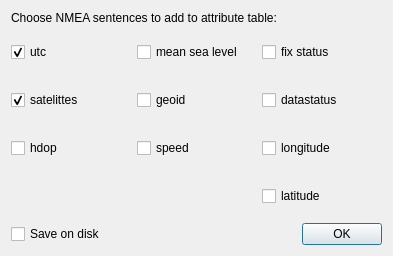
<?xml version="1.0" encoding="UTF-8"?>
<ui version="4.0">
 <class>Dialog</class>
 <widget class="QDialog" name="Dialog">
  <property name="geometry">
   <rect>
    <x>0</x>
    <y>0</y>
    <width>393</width>
    <height>256</height>
   </rect>
  </property>
  <property name="windowTitle">
   <string>Dialog</string>
  </property>
  <layout class="QVBoxLayout" name="verticalLayout">
   <item>
    <widget class="QLabel" name="label">
     <property name="text">
      <string>Choose NMEA sentences to add to attribute table:</string>
     </property>
    </widget>
   </item>
   <item>
    <layout class="QGridLayout" name="gridLayout_2">
     <property name="sizeConstraint">
      <enum>QLayout::SetDefaultConstraint</enum>
     </property>
     <item row="2" column="0">
      <widget class="QCheckBox" name="hdopCheck">
       <property name="text">
        <string>hdop</string>
       </property>
      </widget>
     </item>
     <item row="1" column="0">
      <widget class="QCheckBox" name="svCheck">
       <property name="text">
        <string>satelittes</string>
       </property>
       <property name="checked">
        <bool>true</bool>
       </property>
      </widget>
     </item>
     <item row="0" column="0">
      <widget class="QCheckBox" name="utcCheck">
       <property name="text">
        <string>utc</string>
       </property>
       <property name="checked">
        <bool>true</bool>
       </property>
       <property name="tristate">
        <bool>false</bool>
       </property>
      </widget>
     </item>
     <item row="0" column="2">
      <widget class="QCheckBox" name="fixstatusCheck">
       <property name="sizePolicy">
        <sizepolicy hsizetype="Minimum" vsizetype="Fixed">
         <horstretch>0</horstretch>
         <verstretch>0</verstretch>
        </sizepolicy>
       </property>
       <property name="text">
        <string>fix status</string>
       </property>
      </widget>
     </item>
     <item row="1" column="2">
      <widget class="QCheckBox" name="datastatusCheck">
       <property name="text">
        <string>datastatus</string>
       </property>
      </widget>
     </item>
     <item row="2" column="2">
      <widget class="QCheckBox" name="lonCheck">
       <property name="text">
        <string>longitude</string>
       </property>
      </widget>
     </item>
     <item row="3" column="2">
      <widget class="QCheckBox" name="latCheck">
       <property name="sizePolicy">
        <sizepolicy hsizetype="Minimum" vsizetype="Expanding">
         <horstretch>0</horstretch>
         <verstretch>0</verstretch>
        </sizepolicy>
       </property>
       <property name="text">
        <string>latitude</string>
       </property>
      </widget>
     </item>
     <item row="0" column="1">
      <widget class="QCheckBox" name="mslCheck">
       <property name="sizePolicy">
        <sizepolicy hsizetype="Minimum" vsizetype="Expanding">
         <horstretch>0</horstretch>
         <verstretch>0</verstretch>
        </sizepolicy>
       </property>
       <property name="text">
        <string>mean sea level</string>
       </property>
      </widget>
     </item>
     <item row="1" column="1">
      <widget class="QCheckBox" name="geoidCheck">
       <property name="sizePolicy">
        <sizepolicy hsizetype="Minimum" vsizetype="Expanding">
         <horstretch>0</horstretch>
         <verstretch>0</verstretch>
        </sizepolicy>
       </property>
       <property name="text">
        <string>geoid</string>
       </property>
      </widget>
     </item>
     <item row="2" column="1">
      <widget class="QCheckBox" name="speedCheck">
       <property name="sizePolicy">
        <sizepolicy hsizetype="Minimum" vsizetype="Expanding">
         <horstretch>0</horstretch>
         <verstretch>0</verstretch>
        </sizepolicy>
       </property>
       <property name="text">
        <string>speed</string>
       </property>
      </widget>
     </item>
    </layout>
   </item>
   <item>
    <layout class="QHBoxLayout" name="horizontalLayout_2">
     <property name="sizeConstraint">
      <enum>QLayout::SetFixedSize</enum>
     </property>
     <item>
      <widget class="QCheckBox" name="saveCheck">
       <property name="sizePolicy">
        <sizepolicy hsizetype="Fixed" vsizetype="Fixed">
         <horstretch>0</horstretch>
         <verstretch>0</verstretch>
        </sizepolicy>
       </property>
       <property name="text">
        <string>Save on disk</string>
       </property>
      </widget>
     </item>
     <item>
      <widget class="QDialogButtonBox" name="buttonBox">
       <property name="sizePolicy">
        <sizepolicy hsizetype="Expanding" vsizetype="Fixed">
         <horstretch>0</horstretch>
         <verstretch>0</verstretch>
        </sizepolicy>
       </property>
       <property name="standardButtons">
        <set>QDialogButtonBox::Ok</set>
       </property>
      </widget>
     </item>
    </layout>
   </item>
  </layout>
 </widget>
 <resources/>
 <connections>
  <connection>
   <sender>buttonBox</sender>
   <signal>accepted()</signal>
   <receiver>Dialog</receiver>
   <slot>accept()</slot>
   <hints>
    <hint type="sourcelabel">
     <x>156</x>
     <y>228</y>
    </hint>
    <hint type="destinationlabel">
     <x>156</x>
     <y>124</y>
    </hint>
   </hints>
  </connection>
 </connections>
</ui>
